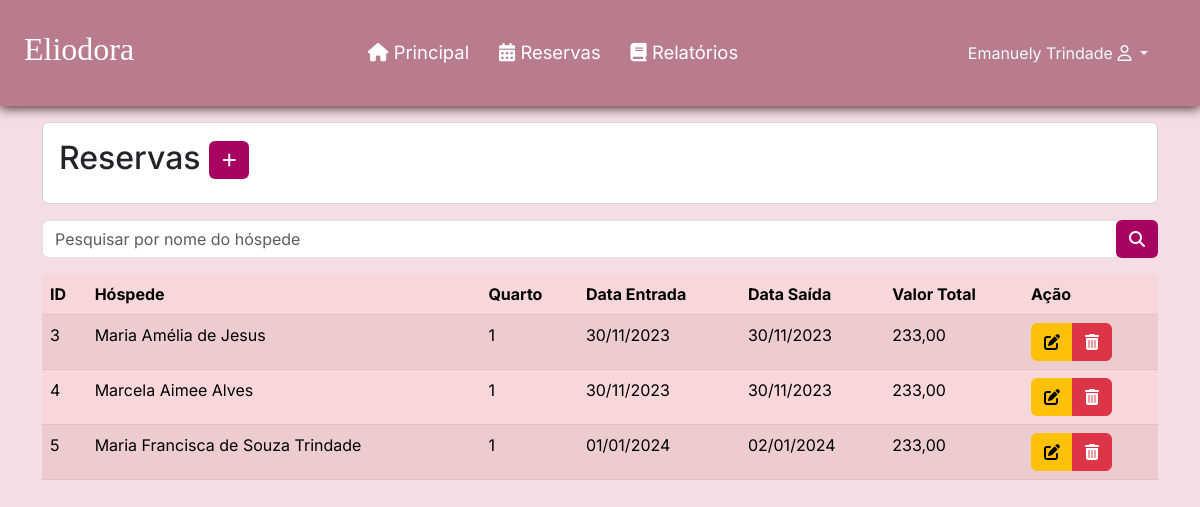
The app's page /listarReserva.php (signed in), older data.
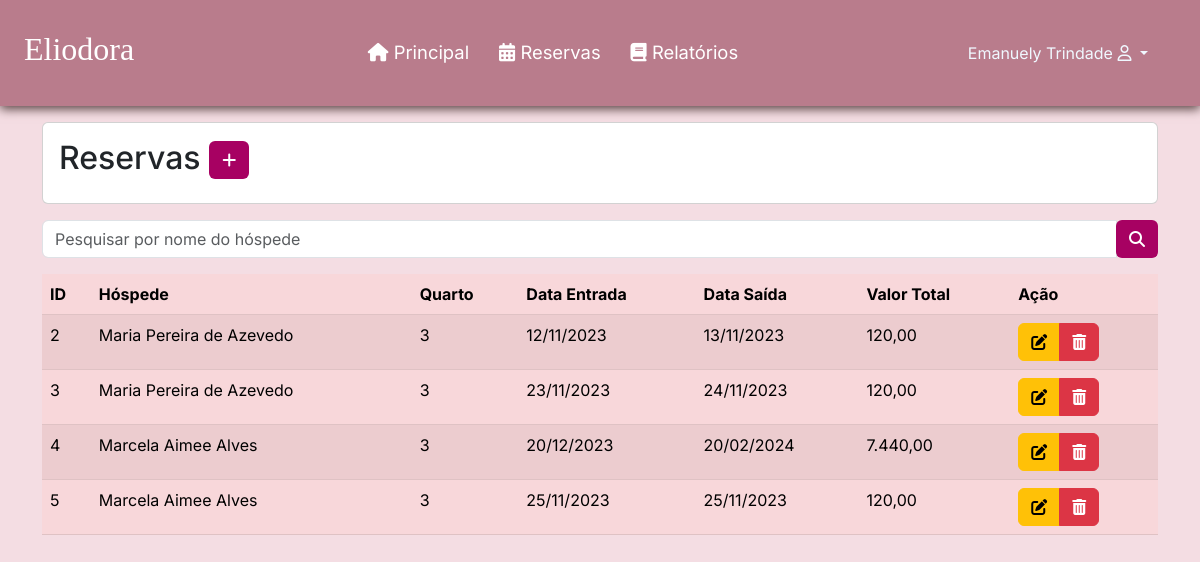
The same page, newer data.
### tables this page shows
CREATE TABLE `reserva` (
  `id` int(11) NOT NULL,
  `status` int(11) NOT NULL DEFAULT 1,
  `dataEntrada` date NOT NULL,
  `dataSaida` date NOT NULL,
  `valorTotalReserva` double(11,2) NOT NULL,
  `quantHospede` int(1) NOT NULL,
  `observacao` varchar(200) NOT NULL,
  `formaPagamento` varchar(45) NOT NULL,
  `id_hospede` int(11) DEFAULT NULL,
  `id_quarto` int(11) DEFAULT NULL,
  `id_funcionario` int(11) DEFAULT NULL,
  `datacadastro` datetime NOT NULL DEFAULT current_timestamp()
);

CREATE TABLE `hospede` (
  `id` int(11) NOT NULL,
  `nome` varchar(100) NOT NULL,
  `cpf` varchar(15) NOT NULL,
  `dataNascimento` date NOT NULL,
  `genero` varchar(1) NOT NULL,
  `estado` varchar(100) NOT NULL,
  `cidade` varchar(100) NOT NULL,
  `bairro` varchar(100) NOT NULL,
  `endereco` varchar(100) NOT NULL,
  `numeroEndereco` int(11) NOT NULL,
  `cep` varchar(15) NOT NULL,
  `email` varchar(45) NOT NULL,
  `telefone` varchar(20) NOT NULL,
  `contatoEmergencia` varchar(20) NOT NULL,
  `dataCadastro` date NOT NULL DEFAULT current_timestamp()
);

CREATE TABLE `quarto` (
  `id` int(11) NOT NULL,
  `status` varchar(3) NOT NULL,
  `numero` int(11) NOT NULL,
  `tipo` varchar(8) NOT NULL,
  `capacidade` int(45) NOT NULL,
  `valorDiaria` double(11,2) NOT NULL
);

### listarReserva.php (the view, shortened to what this page needs)
<?php
require_once("conexao.php");
$V_WHERE = " ";
$sql = "select reserva.*, hospede.nome as hospede_nome, quarto.numero as quarto_numero
 from reserva
 left join hospede on hospede.id = reserva.id_hospede
 left join quarto on quarto.id = reserva.id_quarto
 WHERE 1 = 1 " . $V_WHERE;
$resultado = mysqli_query($conexao, $sql);
?>
<?php require_once("cabecalho.php"); ?>
<div class="container">
  <div class="card mt-3 mb-3">
    <div class="card-body">
      <h2 class="card-title">Reservas
        <a href="cadastrarReserva.php" class="btn btn-sn" style="background-color: #a70162; color: #fff;"><i
            class="fa-solid fa-plus"></i>
        </a>
      </h2>
    </div>
  </div>
  <form method="post">
    <div class="input-group mb-3">
      <input type="text" name="hospede_nome" id="id_hospede" class="form-control"
        placeholder="Pesquisar por nome do hóspede" aria-label="Recipient's username" aria-describedby="basic-addon2">
      <div class="input-group-append">
        <button name="pesquisar" class="btn" style="background-color: #a70162; color: #fff;" type="submit"><i
            class="fa-solid fa-magnifying-glass"></i> </button>
  </form>
</div>
<div class="table-responsive">
  <table class="table table-danger table-striped">
    <thead>
      <tr>
        <th scope="col">ID</th>
        <th scope="col">Hóspede</th>
        <th scope="col">Quarto</th>
        <th scope="col">Data Entrada</th>
        <th scope="col">Data Saída</th>
        <th scope="col">Valor Total</th>
        <th scope="col">Ação</th>
      </tr>
    </thead>
    <tbody>
      <?php while ($linha = mysqli_fetch_array($resultado)) { ?>
        <tr>
          <td>
            <?= $linha['id'] ?>
          <td>
            <?= $linha['hospede_nome'] ?>
          </td>
          <td>
            <?= $linha['quarto_numero'] ?>
          </td>
          <td>
            <?= date('d/m/Y', strtotime($linha['dataEntrada'])) ?>
          </td>
          <td>
            <?php
            if (isset($linha['dataSaida'])) {
              echo date('d/m/Y', strtotime($linha['dataSaida']));
            }
            ?>
          </td>
          <td>
            <?= number_format($linha['valorTotalReserva'], 2, ',', '.') ?>
          </td>
          <td>
            <div class="btn-group">
              <a href="alterarReserva.php?id=<?= $linha['id'] ?>" class="btn btn-warning">
                <i class="fa-solid fa-pen-to-square"></i>
              </a>
              <a href="listarReserva.php?id=<?= $linha['id'] ?>" class="btn btn-danger"
                onclick="return confirm('Confirma exclusão')">
                <i class="fa-solid fa-trash-can"></i>
              </a>
            </div>
          </td>
        </tr>
      <?php } ?>
    </tbody>
  </table>
</div>
</body>
</html>

Row changes from the older to the newer data that the page shows:
added reserva: id "2", id_hospede.nome "Maria Pereira de Azevedo", id_quarto.numero "3", dataEntrada "12/11/2023", dataSaida "13/11/2023", valorTotalReserva "120,00"
changed reserva id 3: id_hospede.nome "Maria Amélia de Jesus" → "Maria Pereira de Azevedo"; id_quarto.numero "1" → "3"; dataEntrada "30/11/2023" → "23/11/2023"; dataSaida "30/11/2023" → "24/11/2023"; valorTotalReserva "233,00" → "120,00"
changed reserva id 4: id_quarto.numero "1" → "3"; dataEntrada "30/11/2023" → "20/12/2023"; dataSaida "30/11/2023" → "20/02/2024"; valorTotalReserva "233,00" → "7.440,00"
changed reserva id 5: id_hospede.nome "Maria Francisca de Souza Trindade" → "Marcela Aimee Alves"; id_quarto.numero "1" → "3"; dataEntrada "01/01/2024" → "25/11/2023"; dataSaida "02/01/2024" → "25/11/2023"; valorTotalReserva "233,00" → "120,00"
